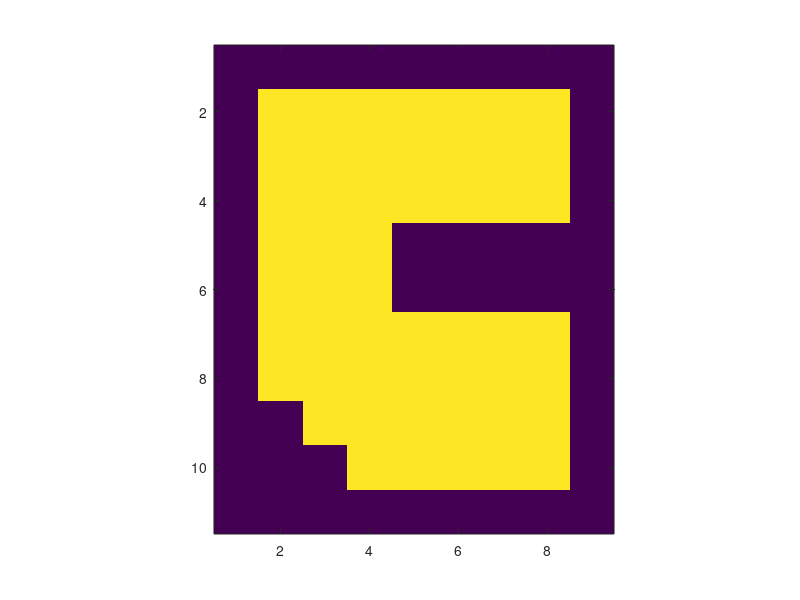

The MATLAB script that drew this image:
% write down the map (-1 for occupied and 0 for free cells)
Map         = [...
    -1  -1  -1  -1  -1  -1  -1  -1  -1;
    -1  0   0   0   0   0   0   0   -1;
    -1  0   0   0   0   0   0   0   -1;
    -1  0   0   0   0   0   0   0   -1;
    -1  0   0   0   -1  -1  -1  -1  -1;
    -1  0   0   0   -1  -1  -1  -1  -1;
    -1  0   0   0   0   0   0   0   -1;
    -1  0   0   0   0   0   0   0   -1;
    -1  -1  0   0   0   0   0   0   -1;
    -1  -1  -1  0   0   0   0   0   -1;
    -1  -1  -1  -1  -1  -1  -1  -1  -1];

% enter start and goal locations
SearchStart = [3, 7];
SearchGoal  = [9, 6];
        
% visualize the map
imagesc(Map)
set(gca,'dataAspectRatio',[1 1 1])
      